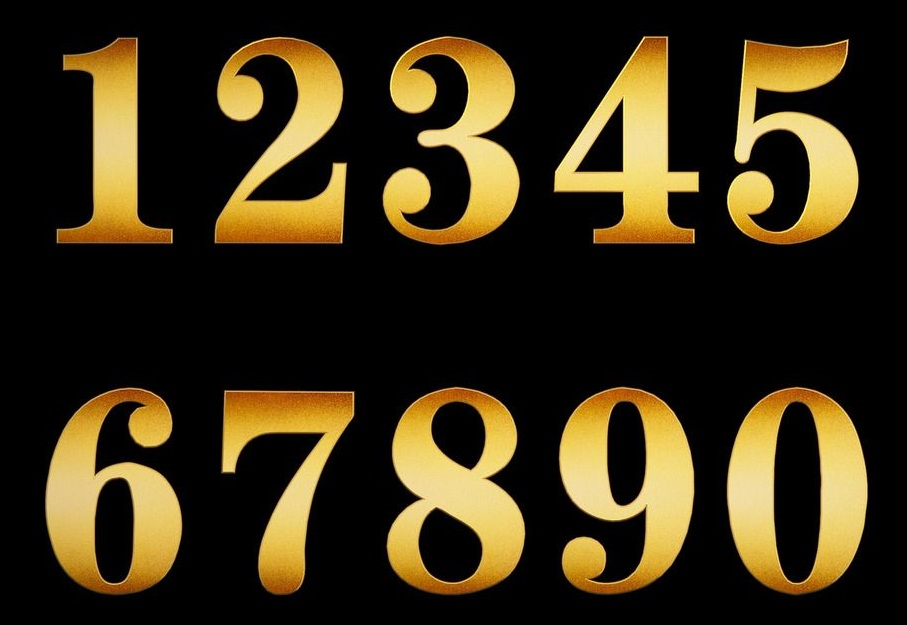
#> input picture Sudoku.Image2String/numbers/1.jpg, 907 x 625 px
$ python main.py numbers/1.jpg
#> lines starting #> are read from the running program, lines starting #| are printed output that depends on the picture; after the words box and inside, x2 and y2 are one past the last pixel; in counts of white or black regions, pixels touching at a corner belong together
### Sudoku.Image2String/Image2String.py
# -*- coding: utf-8 -*-
import numpy as np
import cv2
def convert(img_path):
    ## 训练knn模型
#> called with img_path = 'numbers/1.jpg'
    samples = np.load('samples.npy')
#> (reads Sudoku.Image2String/samples.npy from the repository)
    labels = np.load('label.npy')
#> (reads Sudoku.Image2String/label.npy from the repository)
    path =img_path
    k = 80
    train_label = labels[:k]
    train_input = samples[:k]
    test_input = samples[k:]
    test_label = labels[k:]
    model = cv2.ml.KNearest_create()
    model.train(train_input,cv2.ml.ROW_SAMPLE,train_label)
    img = cv2.imread(path)
#> img is the input picture: shape (625, 907, 3); mean B, G, R 21.5, 46.6, 57.7
    gray = cv2.cvtColor(img,cv2.COLOR_BGR2GRAY)
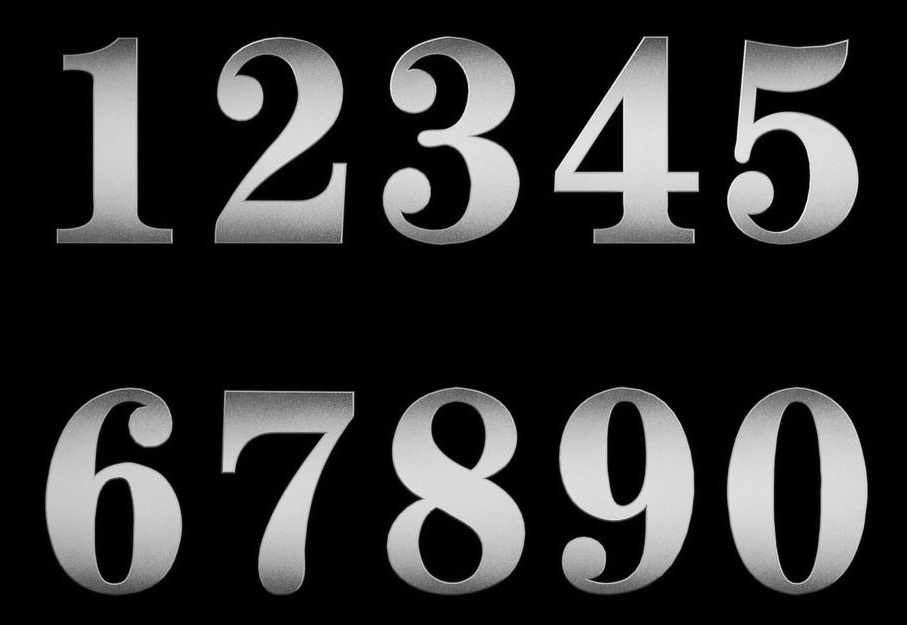
#> gray: shape (625, 907); min 0, max 246, mean 47.1
    ## 阈值分割
    ret,thresh = cv2.threshold(gray,200,255,1) ##该部分改成255 应该可以包含提示数的转换。
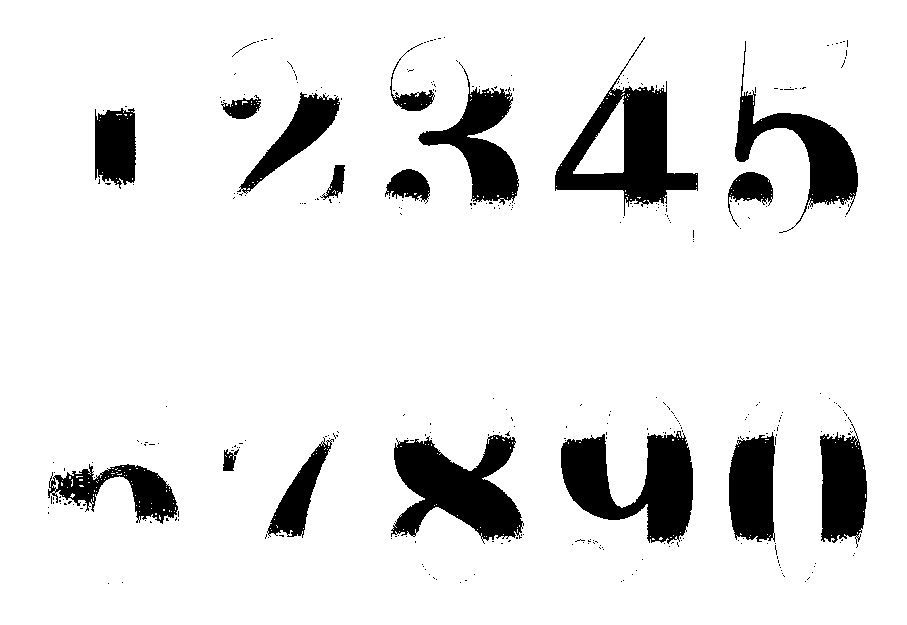
#> thresh: shape (625, 907); 89.5% white; 346 black regions (328 under 20 px), largest, box (x1, y1, x2, y2) and area: (561, 431, 693, 544) 8165, (391, 435, 524, 544) 8121, (555, 37, 698, 216) 8056
    kernel = cv2.getStructuringElement(cv2.MORPH_CROSS,(5, 5))
    dilated = cv2.dilate(thresh,kernel)
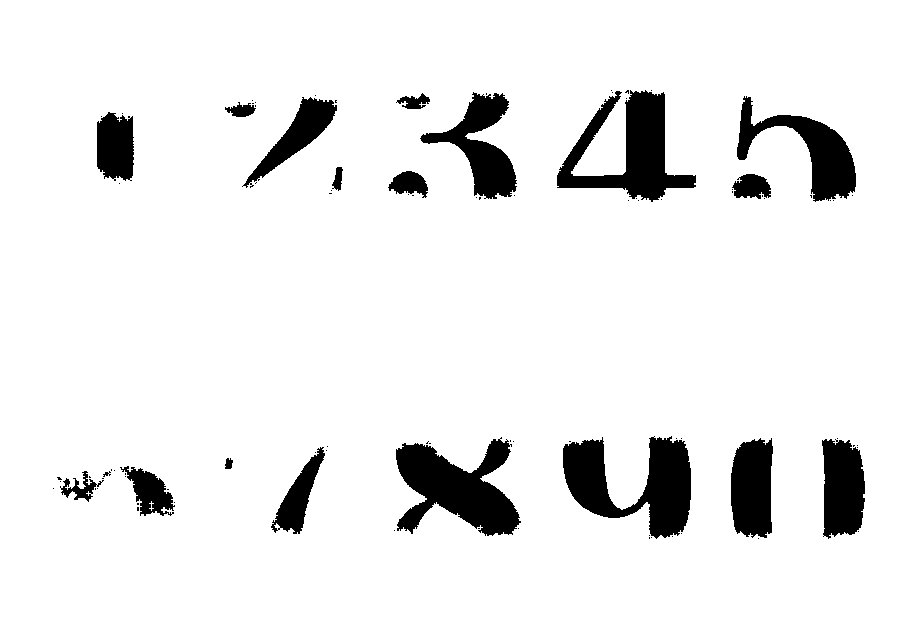
#> dilated: shape (625, 907); 91.9% white; 93 black regions (74 under 20 px)

    ## 轮廓提取
    contours, hierarchy = cv2.findContours(dilated,cv2.RETR_TREE,cv2.CHAIN_APPROX_SIMPLE)
#> contours = 123 contours, 102 with area under 20; largest, box (x1, y1, x2, y2) and area: (0, 0, 907, 625) 565344, (562, 435, 692, 540) 7222, (395, 438, 522, 537) 7094, (556, 89, 697, 203) 6763, (736, 95, 857, 203) 4577
    ##　提取八十一个小方格
    boxes = []
    for i in range(len(hierarchy[0])):
        if hierarchy[0][i][3] == 0:
            boxes.append(hierarchy[0][i])
#> this loop made 123 passes
#> after the loop, boxes = 121 items, first 6: [2, -1, -1, 0], [3, 1, -1, 0], [4, 2, -1, 0], [5, 3, -1, 0], [6, 4, -1, 0], [7, 5, -1, 0]

    height,width = img.shape[:2]
#> height = 625; width = 907
    box_h = height/9
#> box_h = 69.44
    box_w = width/9
#> box_w = 100.8
    number_boxes = []
    ## 数独初始化为零阵
    soduko = np.zeros((9, 9),np.int32)
    for j in range(len(boxes)):
        if boxes[j][2] != -1:
            #number_boxes.append(boxes[j])
            x,y,w,h = cv2.boundingRect(contours[boxes[j][2]])
            number_boxes.append([x,y,w,h])
            #img = cv2.rectangle(img,(x-1,y-1),(x+w+1,y+h+1),(0,0,255),2)
            #img = cv2.drawContours(img, contours, boxes[j][2], (0,255,0), 1)
            ## 对提取的数字进行处理
            number_roi = gray[y:y+h, x:x+w]
            ## 统一大小
            resized_roi=cv2.resize(number_roi,(20,40))
            thresh1 = cv2.adaptiveThreshold(resized_roi,255,1,1,11,2)
            ## 归一化像素值
            normalized_roi = thresh1/255.

            ## 展开成一行让knn识别
            sample1 = normalized_roi.reshape((1,800))
            sample1 = np.array(sample1,np.float32)

            ## knn识别
            retval, results, neigh_resp, dists = model.findNearest(sample1, 1)
            number = int(results.ravel()[0])

            ## 识别结果展示
            cv2.putText(img,str(number),(x+w+1,y+h-20), 3, 2., (255, 0, 0), 2, cv2.LINE_AA)

            ## 求在矩阵中的位置
            soduko[int(y/box_h)][int(x/box_w)] = number
#> this loop made 121 passes
#> (x, y, w, h, retval, results, neigh_resp, dists) on pass 36: (149, 501, 5, 10, 1, [1], [1], [160])
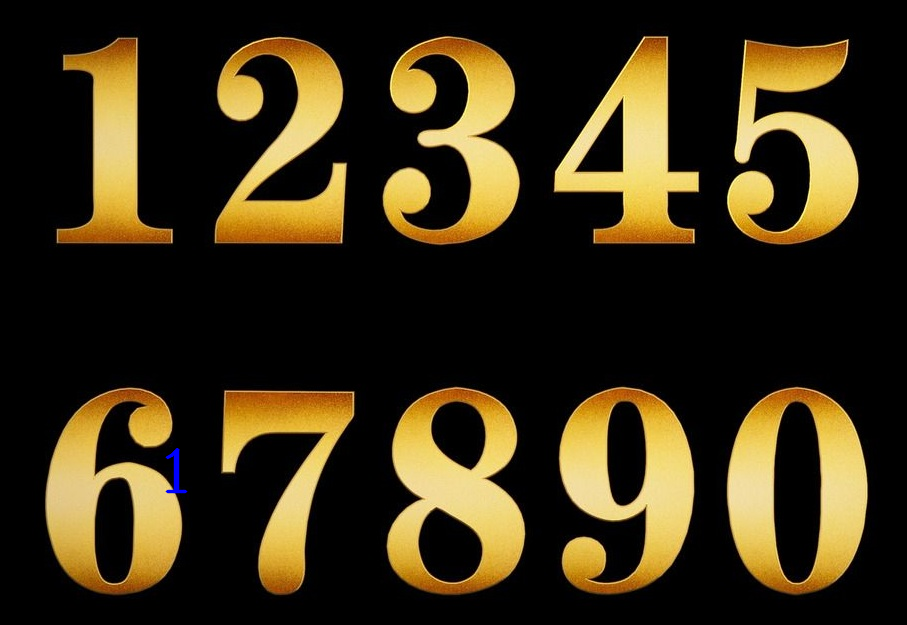
#> img: shape (625, 907, 3); 0.08% of pixels changed, all inside (x1, y1, x2, y2) = (165, 448, 188, 494)
#> after the loop, number_boxes = [[149, 501, 5, 10]]
    return soduko
            #print(number)
           # cv2.namedWindow("img", cv2.WINDOW_NORMAL);
           # cv2.imshow("img", img)
           # cv2.waitKey(30)

### Sudoku.Image2String/main.py
import os
import sys
import Image2String as i2s

if __name__ == '__main__':
    print(os.getcwd())
#path='D:\\Sudoku.Tools\\Sudoku.UI\\bin\\Debug\\QuestionImages\\1.jpg'
print(i2s.convert(sys.argv[1])) #表示传递进来的参数，sys.argv[0]表示文件本身名字，从1开始，依次类推
